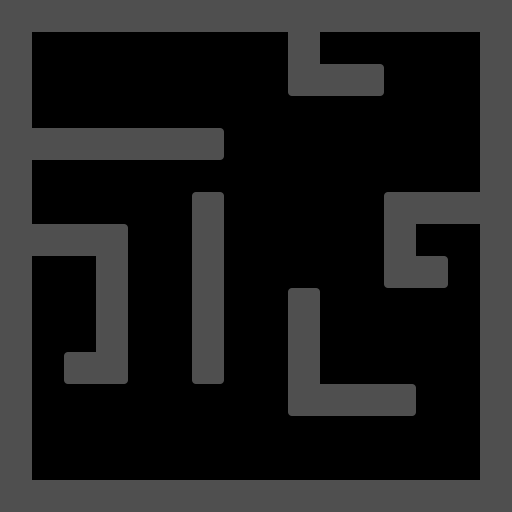

A 2D game scene composited from a Tiled map and its tileset images. What follows is a short description and the map's XML, with every tile layer's data as written:
An orthogonal 16x16 tile map with 32x32 px tiles, 1 tile layer (base) and 7 objects (player, itemRed, itemGreen, itemBlue, itemYellow, ...).

<map version="1.0" orientation="orthogonal" renderorder="right-down" width="16" height="16" tilewidth="32" tileheight="32" nextobjectid="11">
 <tileset firstgid="1" name="tiles" tilewidth="32" tileheight="32" tilecount="32" columns="4">
  <image source="tiles.png" width="128" height="256" />
 </tileset>
 <layer name="base" width="16" height="16">
  <data encoding="csv">
5,5,5,5,5,5,5,5,5,5,5,5,5,5,5,5,
5,0,0,0,0,0,0,0,0,5,0,0,0,0,0,5,
5,0,0,0,0,0,0,0,0,11,5,4,0,0,0,5,
5,0,0,0,0,0,0,0,0,0,0,0,0,0,0,5,
5,5,5,5,5,5,4,0,0,0,0,0,0,0,0,5,
5,0,0,0,0,0,0,0,0,0,0,0,0,0,0,5,
5,0,0,0,0,0,2,0,0,0,0,0,7,5,5,5,
5,5,5,8,0,0,5,0,0,0,0,0,5,0,0,5,
5,0,0,5,0,0,5,0,0,0,0,0,11,4,0,5,
5,0,0,5,0,0,5,0,0,2,0,0,0,0,0,5,
5,0,0,5,0,0,5,0,0,5,0,0,0,0,0,5,
5,0,3,12,0,0,6,0,0,5,0,0,0,0,0,5,
5,0,0,0,0,0,0,0,10,11,5,5,4,0,0,5,
5,0,0,0,0,0,0,0,0,0,0,0,0,0,0,5,
5,0,0,0,0,0,0,0,0,0,0,0,0,0,0,5,
5,5,5,5,5,5,5,5,5,5,5,5,5,5,5,5
</data>
 </layer>
 <objectgroup name="objects">
  <object id="1" name="player" type="player" x="419" y="96" width="30" height="30" />
  <object id="3" name="red" type="itemRed" x="67" y="320" width="24" height="24">
   <ellipse />
  </object>
  <object id="6" name="green" type="itemGreen" x="134" y="69" width="24" height="24">
   <ellipse />
  </object>
  <object id="7" name="blue" type="itemBlue" x="323" y="34" width="24" height="24">
   <ellipse />
  </object>
  <object id="8" name="yellow" type="itemYellow" x="352" y="325" width="24" height="24">
   <ellipse />
  </object>
  <object id="9" name="end" type="itemWhite" x="419" y="227" width="24" height="24">
   <ellipse />
  </object>
  <object id="10" name="block" type="block" x="34" y="446" width="32" height="32" />
 </objectgroup>
</map>